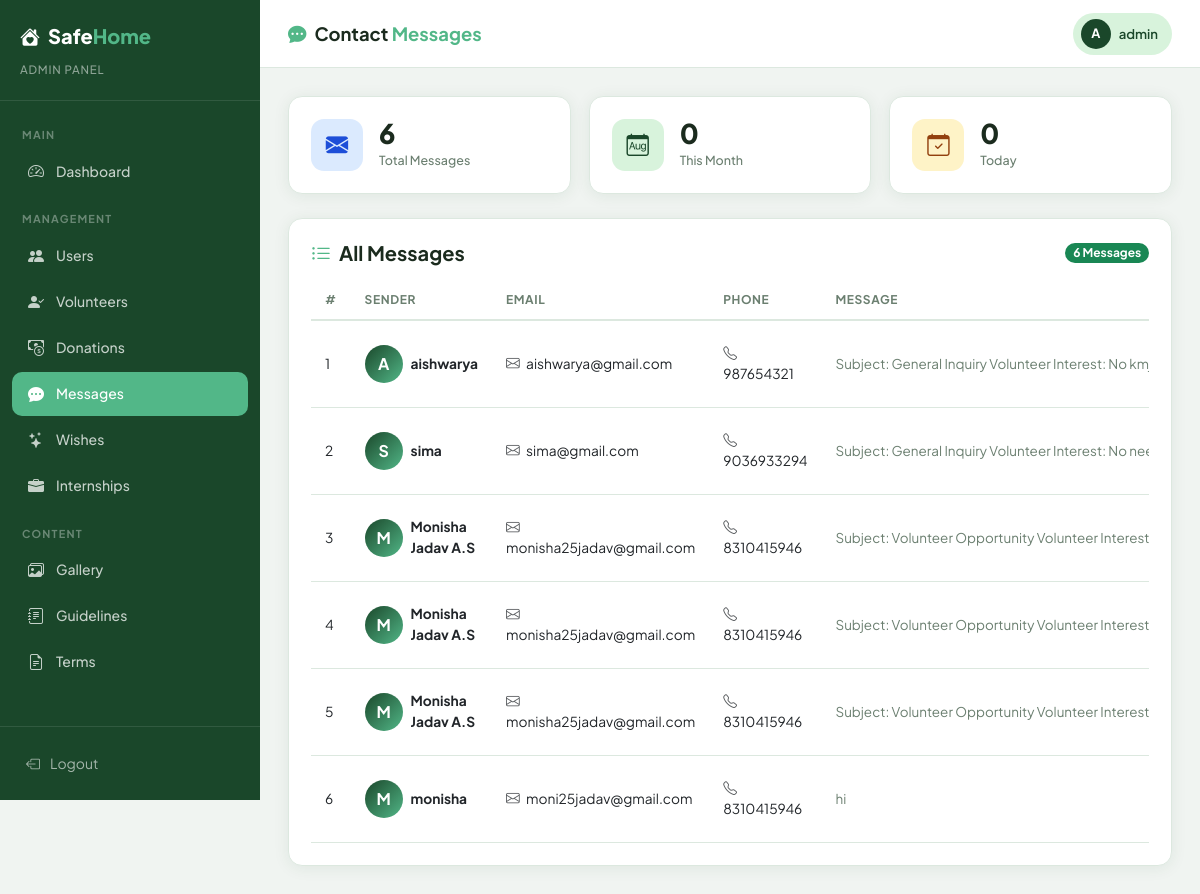
/admin/view_messages.php (signed in), run on the app's committed database.
### tables this page shows
CREATE TABLE `contact_messages` (
  `id` int(11) NOT NULL,
  `name` varchar(100) NOT NULL,
  `email` varchar(100) NOT NULL,
  `phone` varchar(15) NOT NULL,
  `message` text NOT NULL
);

### admin/view_messages.php (the view, shortened to what this page needs)
<?php
include('../includes/db_connect.php');
$result = mysqli_query($conn, "SELECT * FROM contact_messages ORDER BY id DESC");
$total  = mysqli_num_rows($result);
$today      = 0;
$this_month = 0;
$messages_data = [];
while($row = mysqli_fetch_assoc($result)) $messages_data[] = $row;
?>
<!DOCTYPE html>
<html lang="en">
<head>
    <link href="https://cdn.jsdelivr.net/npm/bootstrap@5.3.0/dist/css/bootstrap.min.css" rel="stylesheet">
    <link href="https://cdn.jsdelivr.net/npm/bootstrap-icons@1.11.0/font/bootstrap-icons.css" rel="stylesheet">
</head>
<body>
<aside class="sidebar">
    <div class="sidebar-brand">
        <h4><i class="bi bi-house-heart-fill me-2"></i>Safe<span>Home</span></h4>
        <small>Admin Panel</small>
    </div>
    <nav class="sidebar-nav">
        <div class="nav-label">Main</div>
        <div class="nav-item"><a href="dashboard.php"><i class="bi bi-speedometer2"></i> Dashboard</a></div>
        <div class="nav-label mt-2">Management</div>
        <div class="nav-item"><a href="view_users.php"><i class="bi bi-people-fill"></i> Users</a></div>
        <div class="nav-item"><a href="view_volunteers.php"><i class="bi bi-person-check-fill"></i> Volunteers</a></div>
        <div class="nav-item"><a href="view_donations.php"><i class="bi bi-cash-coin"></i> Donations</a></div>
        <div class="nav-item"><a href="view_messages.php" class="active"><i class="bi bi-chat-dots-fill"></i> Messages</a></div>
        <div class="nav-item"><a href="view_wishes.php"><i class="bi bi-stars"></i> Wishes</a></div>
        <div class="nav-item"><a href="view_internships.php"><i class="bi bi-briefcase-fill"></i> Internships</a></div>
        <div class="nav-label mt-2">Content</div>
        <div class="nav-item"><a href="view_gallery.php"><i class="bi bi-images"></i> Gallery</a></div>
        <div class="nav-item"><a href="view_guidelines.php"><i class="bi bi-journal-text"></i> Guidelines</a></div>
        <div class="nav-item"><a href="view_terms.php"><i class="bi bi-file-earmark-text"></i> Terms</a></div>
    </nav>
    <div class="sidebar-footer">
        <a href="logout.php"><i class="bi bi-box-arrow-left"></i> Logout</a>
    </div>
</aside>
<div class="main-wrap">
    <header class="topbar">
        <div class="topbar-title">
            <i class="bi bi-chat-dots-fill me-2" style="color:var(--accent)"></i>Contact <span>Messages</span>
        </div>
        <div class="admin-chip">
            <div class="avatar">A</div>
            <?php echo htmlspecialchars($_SESSION['admin_username'] ?? 'Admin'); ?>
        </div>
    </header>
    <main class="page-content">
        <div class="stats-grid">
            <div class="stat-card fade-up d1">
                <div class="stat-icon icon-blue"><i class="bi bi-envelope-fill"></i></div>
                <div class="stat-info">
                    <div class="value"><?php echo $total; ?></div>
                    <div class="label">Total Messages</div>
                </div>
            </div>
            <div class="stat-card fade-up d2">
                <div class="stat-icon icon-green"><i class="bi bi-calendar-month"></i></div>
                <div class="stat-info">
                    <div class="value"><?php echo $this_month; ?></div>
                    <div class="label">This Month</div>
                </div>
            </div>
            <div class="stat-card fade-up d3">
                <div class="stat-icon icon-gold"><i class="bi bi-calendar-check"></i></div>
                <div class="stat-info">
                    <div class="value"><?php echo $today; ?></div>
                    <div class="label">Today</div>
                </div>
            </div>
        </div>
        <div class="page-card fade-up">
            <div class="d-flex justify-content-between align-items-center mb-3">
                <h5 class="mb-0 fw-bold">
                    <i class="bi bi-list-ul me-2" style="color:var(--accent)"></i>All Messages
                </h5>
                <span class="badge bg-success rounded-pill"><?php echo count($messages_data); ?> Messages</span>
            </div>
            <?php if(count($messages_data) > 0): ?>
            <div class="table-responsive">
                <table class="table table-hover mb-0">
                    <thead>
                        <tr>
                            <th>#</th>
                            <th>Sender</th>
                            <th>Email</th>
                            <th>Phone</th>
                            <th>Message</th>
                        </tr>
                    </thead>
                    <tbody>
                        <?php foreach($messages_data as $i => $row): ?>
                        <tr>
                            <td><?php echo $i + 1; ?></td>
                            <td>
                                <div class="d-flex align-items-center gap-2">
                                    <div class="u-avatar">
                                        <?php echo strtoupper(substr($row['name'], 0, 1)); ?>
                                    </div>
                                    <strong><?php echo htmlspecialchars($row['name']); ?></strong>
                                </div>
                            </td>
                            <td>
                                <i class="bi bi-envelope me-1 text-muted"></i>
                                <?php echo htmlspecialchars($row['email']); ?>
                            </td>
                            <td>
                                <i class="bi bi-telephone me-1 text-muted"></i>
                                <?php echo htmlspecialchars($row['phone'] ?? '—'); ?>
                            </td>
                            <td>
                                <span class="message-preview" title="<?php echo htmlspecialchars($row['message']); ?>">
                                    <?php echo htmlspecialchars($row['message']); ?>
                                </span>
                            </td>
                        </tr>
                        <?php endforeach; ?>
                    </tbody>
                </table>
            </div>
            <?php endif; ?>
        </div>
    </main>
</div>
</body>
</html>

### admin/view_messages.php (style rules this page uses)
:root { --primary: #1a472a; --primary-light: #2d6a4f; --accent: #52b788; --accent-soft: #d8f3dc; --sidebar-w: 260px; --topbar-h: 68px; --bg: #f0f4f1; --card: #ffffff; --text: #1b2b1e; --muted: #6b7f70; --border: #dce8df; --radius: 14px; --shadow: 0 2px 16px rgba(26,71,42,0.08); }
*, *::before, *::after { box-sizing:border-box; margin:0; padding:0; }
body { font-family:'Plus Jakarta Sans',sans-serif; background:var(--bg); color:var(--text); min-height:100vh; }
.sidebar { position:fixed; top:0; left:0; width:var(--sidebar-w); height:100vh; background:var(--primary); display:flex; flex-direction:column; z-index:100; overflow-y:auto; }
.sidebar-brand { padding:24px 20px 20px; border-bottom:1px solid rgba(255,255,255,0.1); }
.sidebar-brand h4 { color:#fff; font-weight:800; font-size:1.25rem; }
.sidebar-brand h4 span { color:var(--accent); }
.sidebar-brand small { color:rgba(255,255,255,0.5); font-size:0.72rem; font-weight:500; letter-spacing:0.8px; text-transform:uppercase; }
.sidebar-nav { padding:16px 12px; flex:1; }
.nav-label { font-size:0.68rem; font-weight:700; letter-spacing:1.2px; text-transform:uppercase; color:rgba(255,255,255,0.35); padding:10px 10px 6px; }
.nav-item a { display:flex; align-items:center; gap:10px; padding:10px 14px; border-radius:10px; color:rgba(255,255,255,0.75); text-decoration:none; font-size:0.875rem; font-weight:500; transition:all 0.2s; margin-bottom:2px; }
.nav-item a.active { background:var(--accent); color:#fff; }
.nav-item a i { font-size:1rem; width:20px; text-align:center; }
.sidebar-footer { padding:16px 12px; border-top:1px solid rgba(255,255,255,0.1); }
.sidebar-footer a { display:flex; align-items:center; gap:10px; padding:10px 14px; border-radius:10px; color:rgba(255,255,255,0.6); text-decoration:none; font-size:0.875rem; transition:all 0.2s; }
.main-wrap { margin-left:var(--sidebar-w); min-height:100vh; display:flex; flex-direction:column; }
.topbar { height:var(--topbar-h); background:var(--card); border-bottom:1px solid var(--border); display:flex; align-items:center; justify-content:space-between; padding:0 28px; position:sticky; top:0; z-index:50; }
.topbar-title { font-size:1.15rem; font-weight:700; }
.topbar-title span { color:var(--accent); }
.admin-chip { display:flex; align-items:center; gap:8px; background:var(--accent-soft); padding:6px 14px 6px 8px; border-radius:50px; font-size:0.82rem; font-weight:600; color:var(--primary); }
.admin-chip .avatar { width:30px; height:30px; border-radius:50%; background:var(--primary); color:#fff; display:flex; align-items:center; justify-content:center; font-size:0.8rem; font-weight:700; }
.page-content { padding:28px; flex:1; }
.stats-grid { display:grid; grid-template-columns:repeat(3,1fr); gap:18px; margin-bottom:24px; }
.stat-card { background:var(--card); border-radius:var(--radius); padding:22px; box-shadow:var(--shadow); border:1px solid var(--border); display:flex; align-items:center; gap:16px; transition:transform 0.2s,box-shadow 0.2s; }
.stat-icon { width:52px; height:52px; border-radius:13px; display:flex; align-items:center; justify-content:center; font-size:1.4rem; flex-shrink:0; }
.stat-info .value { font-size:1.7rem; font-weight:800; line-height:1; }
.stat-info .label { font-size:0.78rem; color:var(--muted); font-weight:500; margin-top:4px; }
.icon-blue { background:#dbeafe; color:#1d4ed8; }
.icon-green { background:#d8f3dc; color:#1a472a; }
.icon-gold { background:#fef3c7; color:#92400e; }
.page-card { background:var(--card); border-radius:var(--radius); padding:22px; box-shadow:var(--shadow); border:1px solid var(--border); margin-bottom:24px; }
.table thead th { font-size:0.75rem; font-weight:700; text-transform:uppercase; letter-spacing:0.6px; color:var(--muted); border-bottom:2px solid var(--border); padding:10px 14px; background:transparent; }
.table tbody td { padding:12px 14px; font-size:0.86rem; vertical-align:middle; border-color:var(--border); }
.u-avatar { width:38px; height:38px; border-radius:50%; background:linear-gradient(135deg,var(--primary),var(--accent)); color:#fff; display:inline-flex; align-items:center; justify-content:center; font-weight:700; font-size:1rem; flex-shrink:0; }
.message-preview { max-width:280px; white-space:nowrap; overflow:hidden; text-overflow:ellipsis; color:var(--muted); font-size:0.84rem; }
.fade-up { animation:fadeUp 0.4s ease both; }
.d1 { animation-delay:.05s; }
.d2 { animation-delay:.1s; }
.d3 { animation-delay:.15s; }

### data on the page
contact_messages: name "A", name "aishwarya", email "aishwarya@gmail.com", phone "987654321", message "Subject: General Inquiry Volunteer Interest: No…"
contact_messages: name "S", name "sima", email "sima@gmail.com", phone "9036933294", message "Subject: General Inquiry Volunteer Interest: No…"
contact_messages: name "M", name "Monisha Jadav A.S", email "monisha25jadav@gmail.com", phone "8310415946", message "Subject: Volunteer Opportunity Volunteer…"
contact_messages: name "M", name "Monisha Jadav A.S", email "monisha25jadav@gmail.com", phone "8310415946", message "Subject: Volunteer Opportunity Volunteer…"
contact_messages: name "M", name "Monisha Jadav A.S", email "monisha25jadav@gmail.com", phone "8310415946", message "Subject: Volunteer Opportunity Volunteer…"
contact_messages: name "M", name "monisha", email "moni25jadav@gmail.com", phone "8310415946", message "hi"

### other printed values
$_SESSION['admin_username'] "admin"
$total "6"
$this_month "0"
$today "0"
count($messages_data) "6"
